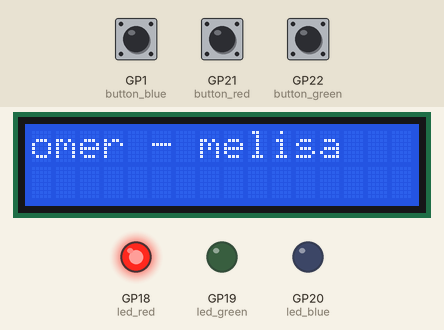
This program was run on a simulated Raspberry Pi Pico running MicroPython. Parts: 16×2 character LCD, output pins drawn as LEDs (lit = HIGH). The test bench sets the inputs (shaded band); at power-on: GP21 (button_red) LOW, GP1 (button_blue) LOW, GP22 (button_green) LOW. Random numbers come from a fixed seed; the clock reads 2024-03-15 10:24:30 at power-on unless the program sets it; pins used as bus, display or sensor lines are not drawn. At 35.6 s the program stops and its outputs stay as they are.

Above: at 2.3 s.
2.4 s: GP21 (button_red) pulled HIGH for 3.2 s
At 7.7 s:
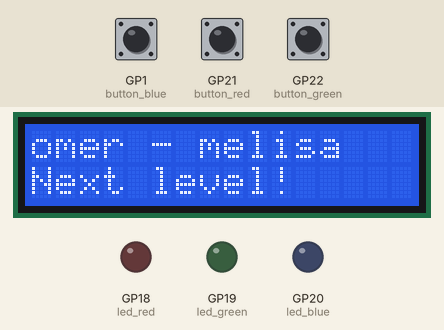
At 14.8 s:
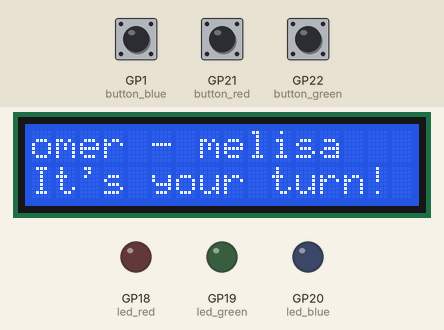
Timing chart, 0 to 16.3 s (numbered marks = the images above; inputs shaded):
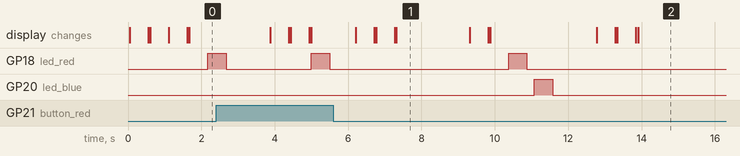

The program:

Mind_Game_with_Raspberry_Pi_Pico_WH.py
```python
from machine import Pin
import random
import time

led_red = Pin(18, Pin.OUT)
led_green = Pin(19, Pin.OUT)
led_blue = Pin(20, Pin.OUT)

button_red = Pin(21, Pin.IN, Pin.PULL_DOWN)
button_green = Pin(22, Pin.IN, Pin.PULL_DOWN)
button_blue = Pin(1, Pin.IN, Pin.PULL_DOWN)

RS = Pin(15, Pin.OUT)
E = Pin(14, Pin.OUT)
D4 = Pin(12, Pin.OUT)
D5 = Pin(13, Pin.OUT)
D6 = Pin(16, Pin.OUT)
D7 = Pin(17, Pin.OUT)

leds = [led_red, led_green, led_blue]
buttons = [button_red, button_green, button_blue]

led_order = []
player = []
level = 1

def send_data(value, is_data=True):
    RS.value(is_data)
    D4.value((value >> 4) & 0x01)
    D5.value((value >> 5) & 0x01)
    D6.value((value >> 6) & 0x01)
    D7.value((value >> 7) & 0x01)
    E.value(1)
    time.sleep(0.001)
    E.value(0)
    D4.value(value & 0x01)
    D5.value((value >> 1) & 0x01)
    D6.value((value >> 2) & 0x01)
    D7.value((value >> 3) & 0x01)
    E.value(1)
    time.sleep(0.001)
    E.value(0)
    time.sleep(0.002)

def lcd_init():
    time.sleep(0.02)
    send_data(0x02, is_data=False)
    send_data(0x28, is_data=False)
    send_data(0x0C, is_data=False)
    send_data(0x06, is_data=False)
    send_data(0x01, is_data=False)
    time.sleep(0.002)

def lcd_write(text):
    for char in text:
        if char == '\n':
            send_data(0xC0, is_data=False)  # İkinci satıra geçiş
        else:
            send_data(ord(char), is_data=True)

def update_lcd(message):
    send_data(0x01, is_data=False)
    time.sleep(0.5)
    lcd_write("omer - melisa")
    send_data(0xC0, is_data=False)
    time.sleep(0.5)
    lcd_write(message)

def flash_led(led):
    led.value(1)
    time.sleep(0.5)
    led.value(0)
    time.sleep(0.2)

def play_lcd_order(order):
    for led_index in order:
        flash_led(leds[led_index])
    time.sleep(1)

def get_player_input(led_order_length):
    input_order = []
    start_time = time.time()
    while len(input_order) < led_order_length:
        for i, button in enumerate(buttons):
            if button.value() == 1:
                flash_led(leds[i])
                input_order.append(i)
                time.sleep(0.5)
                while button.value() == 1:
                    time.sleep(0.01)

                if input_order[-1] != led_order[len(input_order) - 1]:
                    update_lcd("Wrong button!")
                    return []
                if len(input_order) == led_order_length:
                    break
        if time.time() - start_time > 20:
            update_lcd("Time is up!")
            time.sleep(0.5)
            return []
    return input_order


lcd_init()
update_lcd("")

while True:
    if level <= 5:
        led_order.append(random.randint(0, 2))
    else:
        update_lcd("You Win")
        break

    update_lcd("")
    play_lcd_order(led_order)
    update_lcd("It's your turn!")
    player = get_player_input(len(led_order))
    if player == []:
        break

    if player == led_order:
        update_lcd("Next level!")
        level += 1
        time.sleep(2)
    else:
        update_lcd("Game Over!")
        break
```

Measured:
- after the input at 2.4 s, GP20 (led_blue): LOW → HIGH after 8.7 s, → LOW 0.50 s later
- what the display in image 1 shows lasts 2.0 s, from 7.3 s to 9.3 s
